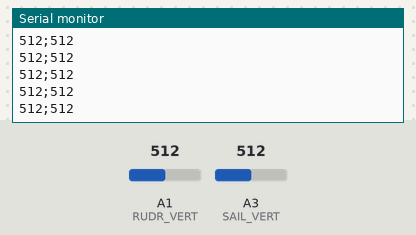
Recording of a sketch running on a simulated Arduino Uno, built with avr-gcc and run on an emulated ATmega328P. Shown: the last lines printed to the serial monitor. The inputs (shaded band) are chosen by the test bench; at power-on: A1 (RUDR_VERT) = 512, A3 (SAIL_VERT) = 512.

Above: at 1.2 s.
1.3 s: A1 (RUDR_VERT) set to 716
At 2.0 s:
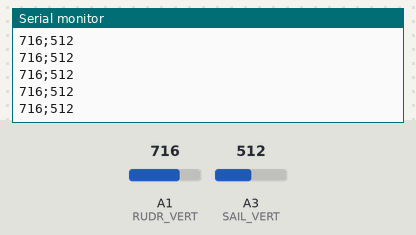
4.3 s: A3 (SAIL_VERT) set to 716
At 5.3 s:
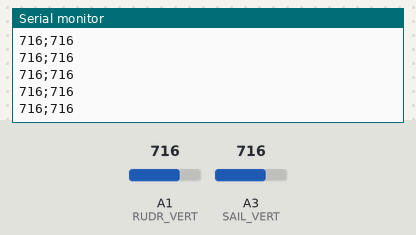
5.8 s: A1 (RUDR_VERT) set to 900
At 6.5 s:
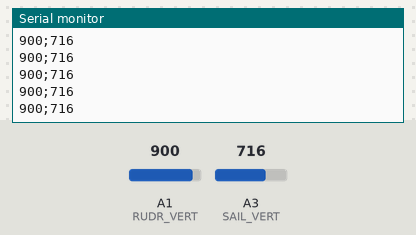
7.3 s: A3 (SAIL_VERT) set to 900
At 7.9 s:
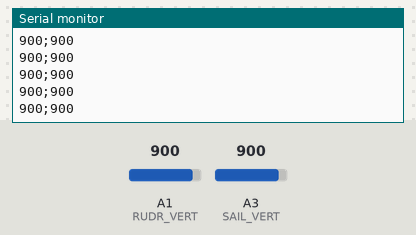
Timing chart, 0 to 9.8 s (numbered marks = the images above; inputs shaded):
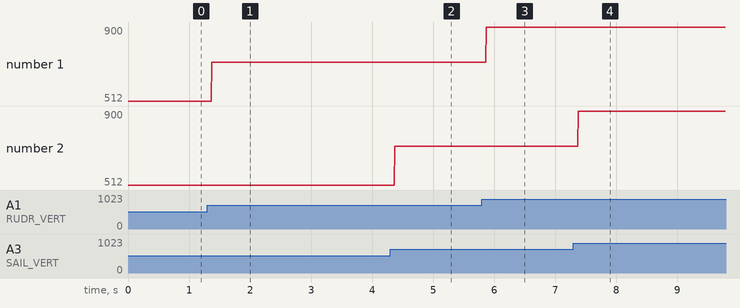

Measured:
- after the input at 1.3 s, the serial monitor: prints a new line after 0.08 s (image 1)
- after the input at 4.3 s, the serial monitor: prints a new line after 0.07 s (image 2)
- after the input at 5.8 s, the serial monitor: prints a new line after 0.07 s (image 3)
- after the input at 7.3 s, the serial monitor: prints a new line after 0.08 s (image 4)
- plotted number 1: 512 → 716 after the input at 1.3 s, 716 → 900 after the input at 5.8 s

The sketch:

joysticks_testing.ino
```cpp
/*
 * Date Created:    August 5th, 2023
 * Last Modified:   August 5th, 2023
 * Filename:        joysticks_testing.ino
 * Purpose:         Print the vertical readings from the joysticks directly on the serial output.
 * Microcontroller: Arduino Uno R3
 * Connections:     See controller_schematics located in the schematics folder
 */

// Pin definitions
  #define RUDR_BUTTON     2
  #define RUDR_VERT       A1
  #define RUDR_HORZ       A2
  #define SAIL_BUTTON     3
  #define SAIL_VERT       A3
  #define SAIL_HORZ       A4

// Setup
void setup() {
  // Pin Setup for RUDDER joystick
  pinMode(RUDR_BUTTON, INPUT);
  pinMode(RUDR_VERT, INPUT);
  pinMode(RUDR_HORZ, INPUT);

  // Pin Setup for SAIL joystick
  pinMode(SAIL_BUTTON, INPUT);
  pinMode(SAIL_VERT, INPUT);
  pinMode(SAIL_HORZ, INPUT);

  //Begin serial communication to RF Module
  Serial.begin(9600);
}

void loop() {
  // put your main code here, to run repeatedly:
  int rudr_vert_val = analogRead(RUDR_VERT);
  int sail_vert_val = analogRead(SAIL_VERT);
  Serial.print(rudr_vert_val);
  Serial.print(";");
  Serial.println(sail_vert_val);
}
```
